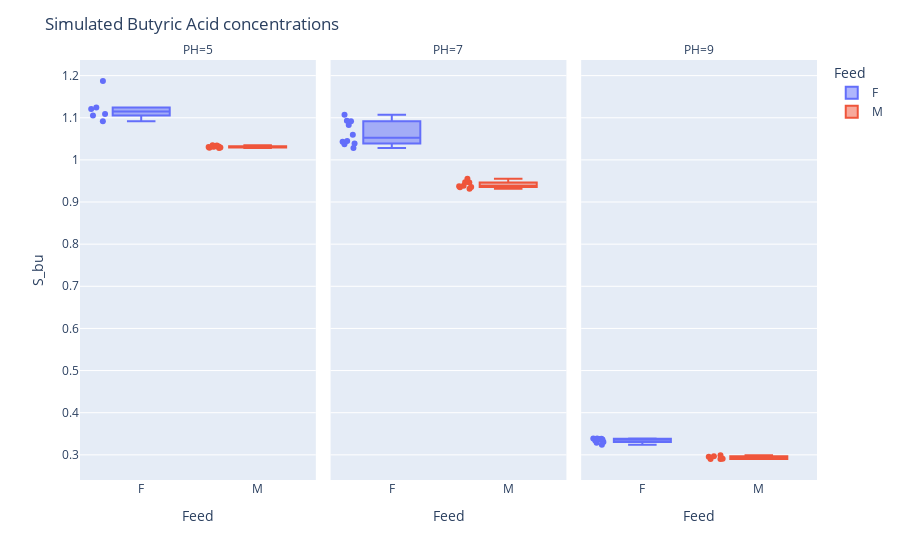

Here is the notebook cell this chart was saved with:
### Code cell
fig=px.box(simulations_vfa_results,x="Feed",y="S_bu",facet_col="PH",color="Feed",points="all")
fig.update_layout(title="Simulated Butyric Acid concentrations")
fig.write_html("simulated_vfa_concentrations.html")
fig.show()

### Figure 1 — Plotly figure (JSON) as saved in the notebook; plotly's stock layout.template omitted (floating-point values rounded to 4 significant figures)
{"data": [{"alignmentgroup": "True", "boxpoints": "all", "hovertemplate": "Feed=%{x}<br>PH=5<br>S_bu=%{y}<extra></extra>", "legendgroup": "F", "marker": {"color": "#636efa"}, "name": "F", "notched": false, "offsetgroup": "F", "orientation": "v", "showlegend": true, "type": "box", "x": ["F", "F", "F", "F", "F", "F"], "x0": " ", "xaxis": "x", "y": [1.121, 1.125, 1.105, 1.109, 1.187, 1.092], "y0": " ", "yaxis": "y"}, {"alignmentgroup": "True", "boxpoints": "all", "hovertemplate": "Feed=%{x}<br>PH=7<br>S_bu=%{y}<extra></extra>", "legendgroup": "F", "marker": {"color": "#636efa"}, "name": "F", "notched": false, "offsetgroup": "F", "orientation": "v", "showlegend": false, "type": "box", "x": ["F", "F", "F", "F", "F", "F", "F", "F", "F", "F"], "x0": " ", "xaxis": "x2", "y": [1.043, 1.092, 1.107, 1.093, 1.037, 1.028, 1.039, 1.083, 1.06, 1.045], "y0": " ", "yaxis": "y2"}, {"alignmentgroup": "True", "boxpoints": "all", "hovertemplate": "Feed=%{x}<br>PH=9<br>S_bu=%{y}<extra></extra>", "legendgroup": "F", "marker": {"color": "#636efa"}, "name": "F", "notched": false, "offsetgroup": "F", "orientation": "v", "showlegend": false, "type": "box", "x": ["F", "F", "F", "F", "F", "F", "F", "F", "F", "F"], "x0": " ", "xaxis": "x3", "y": [0.3377, 0.3381, 0.3386, 0.3363, 0.3357, 0.3341, 0.3285, 0.339, 0.3303, 0.324], "y0": " ", "yaxis": "y3"}, {"alignmentgroup": "True", "boxpoints": "all", "hovertemplate": "Feed=%{x}<br>PH=5<br>S_bu=%{y}<extra></extra>", "legendgroup": "M", "marker": {"color": "#EF553B"}, "name": "M", "notched": false, "offsetgroup": "M", "orientation": "v", "showlegend": true, "type": "box", "x": ["M", "M", "M", "M", "M", "M", "M", "M", "M"], "x0": " ", "xaxis": "x", "y": [1.035, 1.034, 1.032, 1.028, 1.029, 1.032, 1.03, 1.029, 1.031], "y0": " ", "yaxis": "y"}, {"alignmentgroup": "True", "boxpoints": "all", "hovertemplate": "Feed=%{x}<br>PH=7<br>S_bu=%{y}<extra></extra>", "legendgroup": "M", "marker": {"color": "#EF553B"}, "name": "M", "notched": false, "offsetgroup": "M", "orientation": "v", "showlegend": false, "type": "box", "x": ["M", "M", "M", "M", "M", "M", "M", "M"], "x0": " ", "xaxis": "x2", "y": [0.9353, 0.9317, 0.9356, 0.9372, 0.955, 0.9385, 0.9464, 0.9467], "y0": " ", "yaxis": "y2"}, {"alignmentgroup": "True", "boxpoints": "all", "hovertemplate": "Feed=%{x}<br>PH=9<br>S_bu=%{y}<extra></extra>", "legendgroup": "M", "marker": {"color": "#EF553B"}, "name": "M", "notched": false, "offsetgroup": "M", "orientation": "v", "showlegend": false, "type": "box", "x": ["M", "M", "M", "M", "M", "M"], "x0": " ", "xaxis": "x3", "y": [0.2901, 0.2904, 0.2901, 0.2992, 0.2968, 0.2955], "y0": " ", "yaxis": "y3"}], "layout": {"annotations": [{"font": {}, "showarrow": false, "text": "PH=5", "x": 0.16, "xanchor": "center", "xref": "paper", "y": 1, "yanchor": "bottom", "yref": "paper"}, {"font": {}, "showarrow": false, "text": "PH=7", "x": 0.5, "xanchor": "center", "xref": "paper", "y": 1, "yanchor": "bottom", "yref": "paper"}, {"font": {}, "showarrow": false, "text": "PH=9", "x": 0.84, "xanchor": "center", "xref": "paper", "y": 1, "yanchor": "bottom", "yref": "paper"}], "boxmode": "overlay", "legend": {"title": {"text": "Feed"}, "tracegroupgap": 0}, "margin": {"t": 60}, "title": {"text": "Simulated Butyric Acid concentrations"}, "xaxis": {"anchor": "y", "categoryarray": ["F", "M"], "categoryorder": "array", "domain": [0, 0.32], "title": {"text": "Feed"}}, "xaxis2": {"anchor": "y2", "categoryarray": ["F", "M"], "categoryorder": "array", "domain": [0.34, 0.66], "matches": "x", "title": {"text": "Feed"}}, "xaxis3": {"anchor": "y3", "categoryarray": ["F", "M"], "categoryorder": "array", "domain": [0.68, 1.0], "matches": "x", "title": {"text": "Feed"}}, "yaxis": {"anchor": "x", "domain": [0, 1], "title": {"text": "S_bu"}}, "yaxis2": {"anchor": "x2", "domain": [0, 1], "matches": "y", "showticklabels": false}, "yaxis3": {"anchor": "x3", "domain": [0, 1], "matches": "y", "showticklabels": false}}}
